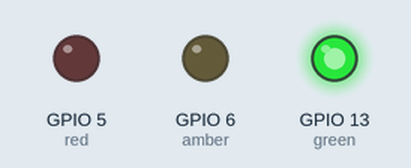
Bench run of a program on a simulated Raspberry Pi (BCM pin numbers). Shown: output pins drawn as LEDs (lit = HIGH).

Above: at 0.1 s.
At 10.1 s:
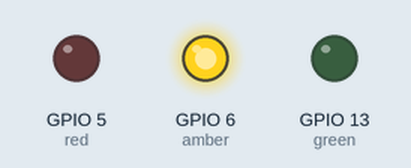
At 21.1 s:
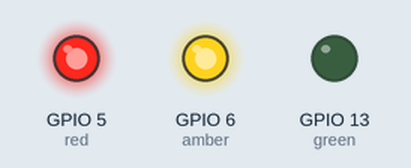
At 22.1 s:
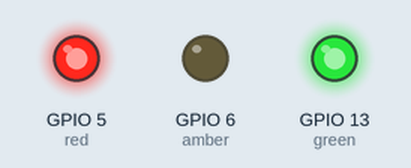
At 33.1 s:
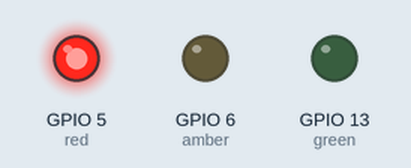
Timing chart, 0 to 34.6 s (numbered marks = the images above):
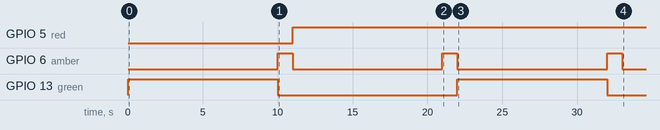

Measured:
- by itself, GPIO 5 (red): LOW → HIGH at 11.0 s
- by itself, GPIO 6 (amber): alternates HIGH for 1.0 s and LOW for 10.0 s
- by itself, GPIO 13 (green): HIGH → LOW at 10.0 s, → HIGH 12.0 s later, → LOW 10.0 s later

The program:

TrafficLights.py
```python
# Simulating a full traffic lights system

from gpiozero import TrafficLights
from time import sleep

# Create a lights object
lights = TrafficLights(5, 6, 13)

lights.green.on()

while True:
    sleep(10)
    lights.green.off()
    lights.amber.on()  # amber allows to switch lights continuously
    sleep(1)
    lights.amber.off()
    lights.red.on()
    sleep(10)
    lights.amber.on()
    sleep(1)
    lights.green.on()
    lights.amber.off()

    # or use
    # yield (0, 0, 1)
    # sleep(10)
    # yield (0, 1, 0) amber
    # sleep(1)
    # yield (1, 0, 0)
    # sleep(10)
    # yield (1, 0, 0) amber then green
    # sleep(1)
```
